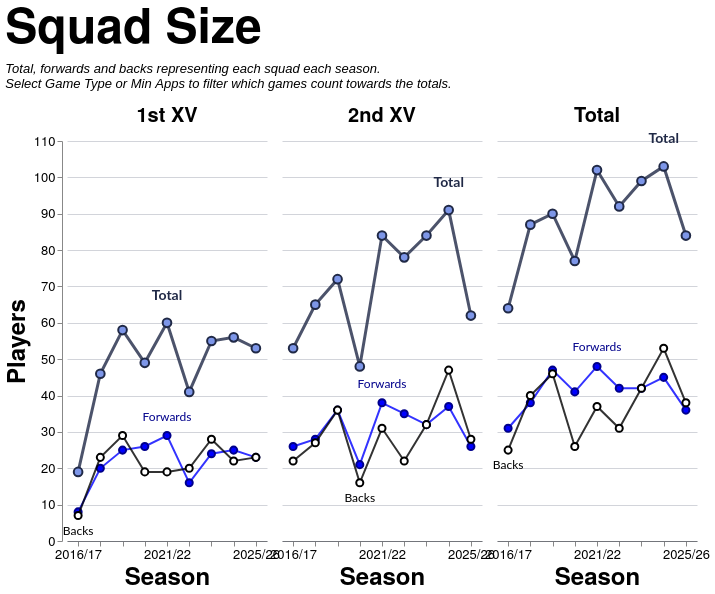

Vega-Lite specification for this chart:
### Vega-Lite specification from a JSON file in a GitHub repository (floating-point values rounded to 4 significant figures)
{"config": {"axis": {"labelFont": "PT Sans Narrow, Helvetica Neue, Helvetica, Arial, sans-serif", "titleFont": "PT Sans Narrow, Helvetica Neue, Helvetica, Arial, sans-serif", "labelFontSize": 13, "titleFontSize": 24, "gridColor": "#202947", "gridOpacity": 0.2, "zindex": 1}, "text": {"font": "Lato, sans-serif"}, "bar": {"cornerRadiusEnd": 5}, "header": {"labelFont": "PT Sans Narrow, Helvetica Neue, Helvetica, Arial, sans-serif", "titleFont": "PT Sans Narrow, Helvetica Neue, Helvetica, Arial, sans-serif", "labelFontSize": 24, "titleFontSize": 28, "labelFontWeight": "bold", "orient": "left"}, "legend": {"labelFont": "PT Sans Narrow, Helvetica Neue, Helvetica, Arial, sans-serif", "titleFont": "PT Sans Narrow, Helvetica Neue, Helvetica, Arial, sans-serif", "labelFontSize": 14, "titleFontSize": 16, "titlePadding": 5, "fillColor": "white", "strokeColor": "black", "padding": 10, "titleFontWeight": "lighter", "titleFontStyle": "italic", "titleColor": "gray", "offset": 10}, "title": {"font": "PT Sans Narrow, Helvetica Neue, Helvetica, Arial, sans-serif", "fontSize": 48, "fontWeight": "bold", "anchor": "start", "align": "center", "titlePadding": 20, "subtitlePadding": 10, "subtitleFontSize": 13, "subtitleColor": "", "subtitleFontStyle": "italic", "offset": 15, "color": "black"}, "axisX": {"labelAngle": 0}, "facet": {"title": null, "header": null, "align": {"row": "each", "column": "each"}, "spacing": 10}, "resolve": {"scale": {"y": "independent", "facet": "independent"}}, "background": "transparent", "scale": {"offsetBandPaddingOuter": 0.2, "offsetBandPaddingInner": 0.1}, "view": {"stroke": null, "background": "transparent"}}, "data": {"name": "data-58630023fdda22d0fd845cdcc22e986f"}, "facet": {"column": {"field": "squad", "header": {"labelExpr": "datum.value == 'Total' ? 'Total' : datum.value + ' XV'", "labelFontSize": 20, "labelPadding": 6}, "sort": ["1st", "2nd", "Total"], "title": null, "type": "nominal"}}, "spec": {"layer": [{"mark": {"type": "line", "color": "#202946", "opacity": 0.8, "point": {"filled": true, "color": "#7d96e8", "stroke": "#202946", "size": 75, "strokeWidth": 2}, "strokeWidth": 3}, "encoding": {"detail": [{"field": "unit", "type": "nominal"}], "tooltip": [{"field": "season", "title": "Season", "type": "ordinal"}, {"field": "squad", "title": "Squad", "type": "nominal"}, {"field": "unit", "title": "Unit", "type": "nominal"}, {"field": "players", "title": "Players", "type": "quantitative"}], "x": {"axis": {"labelAngle": 0, "labelOverlap": "parity"}, "field": "season", "sort": "ascending", "title": "Season", "type": "ordinal"}, "y": {"axis": {"tickMinStep": 1}, "field": "players", "scale": {"zero": true}, "title": "Players", "type": "quantitative"}}, "transform": [{"filter": "(datum.unit === 'Total')"}]}, {"mark": {"type": "line", "color": "blue", "opacity": 0.8, "point": {"filled": true, "color": "blue", "stroke": "darkblue", "size": 50, "strokeWidth": 2}, "strokeWidth": 2}, "encoding": {"detail": [{"field": "unit", "type": "nominal"}], "tooltip": [{"field": "season", "title": "Season", "type": "ordinal"}, {"field": "squad", "title": "Squad", "type": "nominal"}, {"field": "unit", "title": "Unit", "type": "nominal"}, {"field": "players", "title": "Players", "type": "quantitative"}], "x": {"axis": {"labelAngle": 0, "labelOverlap": "parity"}, "field": "season", "sort": "ascending", "title": "Season", "type": "ordinal"}, "y": {"axis": {"tickMinStep": 1}, "field": "players", "scale": {"zero": true}, "title": "Players", "type": "quantitative"}}, "transform": [{"filter": "(datum.unit === 'Forwards')"}]}, {"mark": {"type": "line", "color": "black", "opacity": 0.8, "point": {"filled": true, "color": "white", "stroke": "black", "size": 50, "strokeWidth": 2}, "strokeWidth": 2}, "encoding": {"detail": [{"field": "unit", "type": "nominal"}], "tooltip": [{"field": "season", "title": "Season", "type": "ordinal"}, {"field": "squad", "title": "Squad", "type": "nominal"}, {"field": "unit", "title": "Unit", "type": "nominal"}, {"field": "players", "title": "Players", "type": "quantitative"}], "x": {"axis": {"labelAngle": 0, "labelOverlap": "parity"}, "field": "season", "sort": "ascending", "title": "Season", "type": "ordinal"}, "y": {"axis": {"tickMinStep": 1}, "field": "players", "scale": {"zero": true}, "title": "Players", "type": "quantitative"}}, "transform": [{"filter": "(datum.unit === 'Backs')"}]}, {"mark": {"type": "text", "align": "center", "baseline": "bottom", "color": "#202946", "dx": 0, "dy": -20, "fontSize": 14, "fontWeight": "bold"}, "encoding": {"detail": [{"field": "unit", "type": "nominal"}], "text": {"value": "Total"}, "tooltip": [{"field": "season", "title": "Season", "type": "ordinal"}, {"field": "squad", "title": "Squad", "type": "nominal"}, {"field": "unit", "title": "Unit", "type": "nominal"}, {"field": "players", "title": "Players", "type": "quantitative"}], "x": {"field": "season", "type": "ordinal"}, "y": {"field": "players", "type": "quantitative"}}, "transform": [{"filter": "(datum.unit === 'Total')"}, {"calculate": "toNumber(split(datum.season, '/')[0])", "as": "season_order"}, {"joinaggregate": [{"op": "max", "field": "players", "as": "max_value"}, {"op": "min", "field": "players", "as": "min_value"}], "groupby": ["squad"]}, {"filter": "datum.players > 0"}, {"filter": "datum.players == datum.max_value"}, {"window": [{"op": "row_number", "field": "", "as": "rank"}], "groupby": ["squad"], "sort": [{"field": "season_order", "order": "descending"}]}, {"filter": "datum.rank == 1"}]}, {"mark": {"type": "text", "align": "center", "baseline": "bottom", "color": "darkblue", "dx": 0, "dy": -12, "fontSize": 12, "fontWeight": "normal"}, "encoding": {"detail": [{"field": "unit", "type": "nominal"}], "text": {"value": "Forwards"}, "tooltip": [{"field": "season", "title": "Season", "type": "ordinal"}, {"field": "squad", "title": "Squad", "type": "nominal"}, {"field": "unit", "title": "Unit", "type": "nominal"}, {"field": "players", "title": "Players", "type": "quantitative"}], "x": {"field": "season", "type": "ordinal"}, "y": {"field": "players", "type": "quantitative"}}, "transform": [{"filter": "(datum.unit === 'Forwards')"}, {"calculate": "toNumber(split(datum.season, '/')[0])", "as": "season_order"}, {"joinaggregate": [{"op": "max", "field": "players", "as": "max_value"}, {"op": "min", "field": "players", "as": "min_value"}], "groupby": ["squad"]}, {"filter": "datum.players > 0"}, {"filter": "datum.players == datum.max_value"}, {"window": [{"op": "row_number", "field": "", "as": "rank"}], "groupby": ["squad"], "sort": [{"field": "season_order", "order": "descending"}]}, {"filter": "datum.rank == 1"}]}, {"mark": {"type": "text", "align": "center", "baseline": "top", "color": "black", "dx": 0, "dy": 10, "fontSize": 12, "fontWeight": "normal"}, "encoding": {"detail": [{"field": "unit", "type": "nominal"}], "text": {"value": "Backs"}, "tooltip": [{"field": "season", "title": "Season", "type": "ordinal"}, {"field": "squad", "title": "Squad", "type": "nominal"}, {"field": "unit", "title": "Unit", "type": "nominal"}, {"field": "players", "title": "Players", "type": "quantitative"}], "x": {"field": "season", "type": "ordinal"}, "y": {"field": "players", "type": "quantitative"}}, "transform": [{"filter": "(datum.unit === 'Backs')"}, {"calculate": "toNumber(split(datum.season, '/')[0])", "as": "season_order"}, {"joinaggregate": [{"op": "max", "field": "players", "as": "max_value"}, {"op": "min", "field": "players", "as": "min_value"}], "groupby": ["squad"]}, {"filter": "datum.players > 0"}, {"filter": "datum.players == datum.min_value"}, {"window": [{"op": "row_number", "field": "", "as": "rank"}], "groupby": ["squad"], "sort": [{"field": "season_order", "order": "descending"}]}, {"filter": "datum.rank == 1"}]}, {"mark": {"type": "point", "color": "#7d96e8", "filled": true, "size": 250, "stroke": "#202946", "strokeWidth": 3}, "encoding": {"detail": [{"field": "unit", "type": "nominal"}], "tooltip": [{"field": "season", "title": "Season", "type": "ordinal"}, {"field": "squad", "title": "Squad", "type": "nominal"}, {"field": "unit", "title": "Unit", "type": "nominal"}, {"field": "players", "title": "Players", "type": "quantitative"}], "x": {"axis": {"labelAngle": 0, "labelOverlap": "parity"}, "field": "season", "sort": "ascending", "title": "Season", "type": "ordinal"}, "y": {"axis": {"tickMinStep": 1}, "field": "players", "scale": {"zero": true}, "title": "Players", "type": "quantitative"}}, "transform": [{"filter": "datum.unit === 'Total' && datum.isSelected"}]}, {"mark": {"type": "point", "color": "blue", "filled": true, "size": 180, "stroke": "darkblue", "strokeWidth": 3}, "encoding": {"detail": [{"field": "unit", "type": "nominal"}], "tooltip": [{"field": "season", "title": "Season", "type": "ordinal"}, {"field": "squad", "title": "Squad", "type": "nominal"}, {"field": "unit", "title": "Unit", "type": "nominal"}, {"field": "players", "title": "Players", "type": "quantitative"}], "x": {"axis": {"labelAngle": 0, "labelOverlap": "parity"}, "field": "season", "sort": "ascending", "title": "Season", "type": "ordinal"}, "y": {"axis": {"tickMinStep": 1}, "field": "players", "scale": {"zero": true}, "title": "Players", "type": "quantitative"}}, "transform": [{"filter": "datum.unit === 'Forwards' && datum.isSelected"}]}, {"mark": {"type": "point", "color": "white", "filled": true, "size": 180, "stroke": "black", "strokeWidth": 3}, "encoding": {"detail": [{"field": "unit", "type": "nominal"}], "tooltip": [{"field": "season", "title": "Season", "type": "ordinal"}, {"field": "squad", "title": "Squad", "type": "nominal"}, {"field": "unit", "title": "Unit", "type": "nominal"}, {"field": "players", "title": "Players", "type": "quantitative"}], "x": {"axis": {"labelAngle": 0, "labelOverlap": "parity"}, "field": "season", "sort": "ascending", "title": "Season", "type": "ordinal"}, "y": {"axis": {"tickMinStep": 1}, "field": "players", "scale": {"zero": true}, "title": "Players", "type": "quantitative"}}, "transform": [{"filter": "datum.unit === 'Backs' && datum.isSelected"}]}], "height": 400, "width": 200}, "spacing": 10, "title": {"text": "Squad Size", "subtitle": ["Total, forwards and backs representing each squad each season.", "Select Game Type or Min Apps to filter which games count towards the totals."]}, "$schema": "https://vega.github.io/schema/vega-lite/v5.20.1.json", "datasets": {"data-58630023fdda22d0fd845cdcc22e986f": [{"season": "2016/17", "squad": "1st", "unit": "Backs", "players": 7}, {"season": "2016/17", "squad": "1st", "unit": "Forwards", "players": 8}, {"season": "2016/17", "squad": "1st", "unit": "Total", "players": 19}, {"season": "2016/17", "squad": "2nd", "unit": "Backs", "players": 22}, {"season": "2016/17", "squad": "2nd", "unit": "Forwards", "players": 26}, {"season": "2016/17", "squad": "2nd", "unit": "Total", "players": 53}, {"season": "2016/17", "squad": "Total", "unit": "Backs", "players": 25}, {"season": "2016/17", "squad": "Total", "unit": "Forwards", "players": 31}, {"season": "2016/17", "squad": "Total", "unit": "Total", "players": 64}, {"season": "2017/18", "squad": "1st", "unit": "Backs", "players": 23}, {"season": "2017/18", "squad": "1st", "unit": "Forwards", "players": 20}, {"season": "2017/18", "squad": "1st", "unit": "Total", "players": 46}, {"season": "2017/18", "squad": "2nd", "unit": "Backs", "players": 27}, {"season": "2017/18", "squad": "2nd", "unit": "Forwards", "players": 28}, {"season": "2017/18", "squad": "2nd", "unit": "Total", "players": 65}, {"season": "2017/18", "squad": "Total", "unit": "Backs", "players": 40}, {"season": "2017/18", "squad": "Total", "unit": "Forwards", "players": 38}, {"season": "2017/18", "squad": "Total", "unit": "Total", "players": 87}, {"season": "2018/19", "squad": "1st", "unit": "Backs", "players": 29}, {"season": "2018/19", "squad": "1st", "unit": "Forwards", "players": 25}, {"season": "2018/19", "squad": "1st", "unit": "Total", "players": 58}, {"season": "2018/19", "squad": "2nd", "unit": "Backs", "players": 36}, {"season": "2018/19", "squad": "2nd", "unit": "Forwards", "players": 36}, {"season": "2018/19", "squad": "2nd", "unit": "Total", "players": 72}, {"season": "2018/19", "squad": "Total", "unit": "Backs", "players": 46}, {"season": "2018/19", "squad": "Total", "unit": "Forwards", "players": 47}, {"season": "2018/19", "squad": "Total", "unit": "Total", "players": 90}, {"season": "2019/20", "squad": "1st", "unit": "Backs", "players": 19}, {"season": "2019/20", "squad": "1st", "unit": "Forwards", "players": 26}, {"season": "2019/20", "squad": "1st", "unit": "Total", "players": 49}, {"season": "2019/20", "squad": "2nd", "unit": "Backs", "players": 16}, {"season": "2019/20", "squad": "2nd", "unit": "Forwards", "players": 21}, {"season": "2019/20", "squad": "2nd", "unit": "Total", "players": 48}, {"season": "2019/20", "squad": "Total", "unit": "Backs", "players": 26}, {"season": "2019/20", "squad": "Total", "unit": "Forwards", "players": 41}, {"season": "2019/20", "squad": "Total", "unit": "Total", "players": 77}, {"season": "2021/22", "squad": "1st", "unit": "Backs", "players": 19}, {"season": "2021/22", "squad": "1st", "unit": "Forwards", "players": 29}, {"season": "2021/22", "squad": "1st", "unit": "Total", "players": 60}, {"season": "2021/22", "squad": "2nd", "unit": "Backs", "players": 31}, {"season": "2021/22", "squad": "2nd", "unit": "Forwards", "players": 38}, {"season": "2021/22", "squad": "2nd", "unit": "Total", "players": 84}, {"season": "2021/22", "squad": "Total", "unit": "Backs", "players": 37}, {"season": "2021/22", "squad": "Total", "unit": "Forwards", "players": 48}, {"season": "2021/22", "squad": "Total", "unit": "Total", "players": 102}, {"season": "2022/23", "squad": "1st", "unit": "Backs", "players": 20}, {"season": "2022/23", "squad": "1st", "unit": "Forwards", "players": 16}, {"season": "2022/23", "squad": "1st", "unit": "Total", "players": 41}, {"season": "2022/23", "squad": "2nd", "unit": "Backs", "players": 22}, {"season": "2022/23", "squad": "2nd", "unit": "Forwards", "players": 35}, {"season": "2022/23", "squad": "2nd", "unit": "Total", "players": 78}, {"season": "2022/23", "squad": "Total", "unit": "Backs", "players": 31}, {"season": "2022/23", "squad": "Total", "unit": "Forwards", "players": 42}, {"season": "2022/23", "squad": "Total", "unit": "Total", "players": 92}, {"season": "2023/24", "squad": "1st", "unit": "Backs", "players": 28}, {"season": "2023/24", "squad": "1st", "unit": "Forwards", "players": 24}, {"season": "2023/24", "squad": "1st", "unit": "Total", "players": 55}, {"season": "2023/24", "squad": "2nd", "unit": "Backs", "players": 32}, {"season": "2023/24", "squad": "2nd", "unit": "Forwards", "players": 32}, {"season": "2023/24", "squad": "2nd", "unit": "Total", "players": 84}, {"season": "2023/24", "squad": "Total", "unit": "Backs", "players": 42}, {"season": "2023/24", "squad": "Total", "unit": "Forwards", "players": 42}, {"season": "2023/24", "squad": "Total", "unit": "Total", "players": 99}, {"season": "2024/25", "squad": "1st", "unit": "Backs", "players": 22}, {"season": "2024/25", "squad": "1st", "unit": "Forwards", "players": 25}, {"season": "2024/25", "squad": "1st", "unit": "Total", "players": 56}, {"season": "2024/25", "squad": "2nd", "unit": "Backs", "players": 47}, {"season": "2024/25", "squad": "2nd", "unit": "Forwards", "players": 37}, {"season": "2024/25", "squad": "2nd", "unit": "Total", "players": 91}, {"season": "2024/25", "squad": "Total", "unit": "Backs", "players": 53}, {"season": "2024/25", "squad": "Total", "unit": "Forwards", "players": 45}, {"season": "2024/25", "squad": "Total", "unit": "Total", "players": 103}, {"season": "2025/26", "squad": "1st", "unit": "Backs", "players": 23}, {"season": "2025/26", "squad": "1st", "unit": "Forwards", "players": 23}, {"season": "2025/26", "squad": "1st", "unit": "Total", "players": 53}, {"season": "2025/26", "squad": "2nd", "unit": "Backs", "players": 28}, {"season": "2025/26", "squad": "2nd", "unit": "Forwards", "players": 26}, {"season": "2025/26", "squad": "2nd", "unit": "Total", "players": 62}, {"season": "2025/26", "squad": "Total", "unit": "Backs", "players": 38}, {"season": "2025/26", "squad": "Total", "unit": "Forwards", "players": 36}, {"season": "2025/26", "squad": "Total", "unit": "Total", "players": 84}]}}
